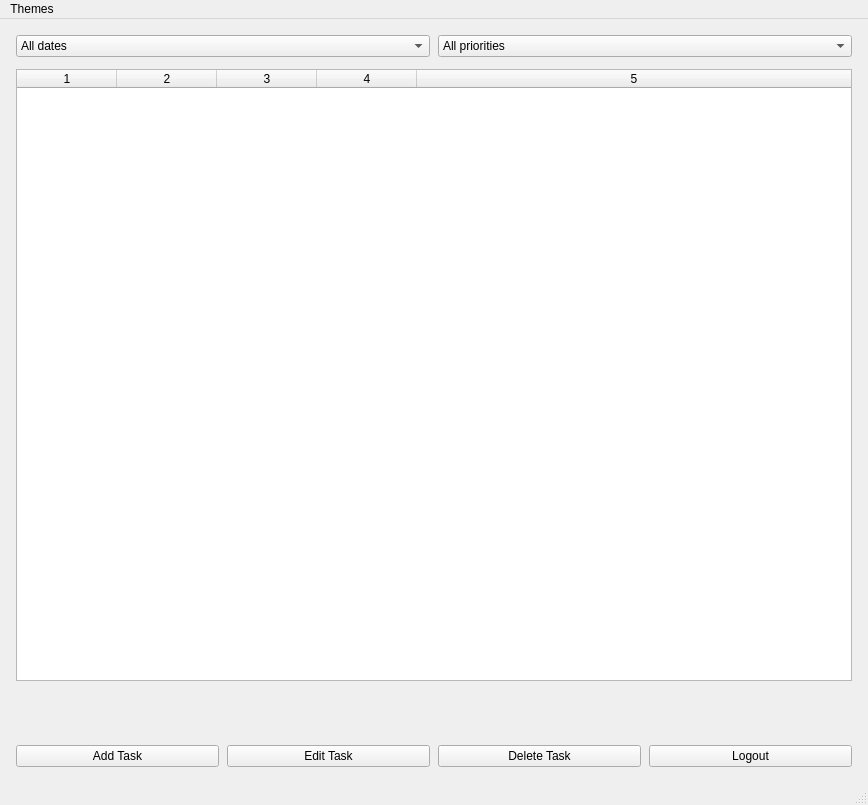
<?xml version="1.0" encoding="UTF-8"?>
<ui version="4.0">
 <class>MainWindow</class>
 <widget class="QMainWindow" name="MainWindow">
  <property name="geometry">
   <rect>
    <x>0</x>
    <y>0</y>
    <width>868</width>
    <height>805</height>
   </rect>
  </property>
  <property name="windowTitle">
   <string>MainWindow</string>
  </property>
  <widget class="QWidget" name="centralwidget">
   <layout class="QVBoxLayout" name="verticalLayout">
    <property name="spacing">
     <number>12</number>
    </property>
    <property name="leftMargin">
     <number>16</number>
    </property>
    <property name="topMargin">
     <number>16</number>
    </property>
    <property name="rightMargin">
     <number>16</number>
    </property>
    <property name="bottomMargin">
     <number>16</number>
    </property>
    <item>
     <layout class="QHBoxLayout" name="horizontalLayout_3">
      <property name="spacing">
       <number>8</number>
      </property>
      <item>
       <widget class="QComboBox" name="dateFilterBox">
        <property name="minimumSize">
         <size>
          <width>10</width>
          <height>0</height>
         </size>
        </property>
        <property name="styleSheet">
         <string notr="true"/>
        </property>
        <item>
         <property name="text">
          <string>All dates</string>
         </property>
        </item>
        <item>
         <property name="text">
          <string>Today</string>
         </property>
        </item>
        <item>
         <property name="text">
          <string>Overdue</string>
         </property>
        </item>
        <item>
         <property name="text">
          <string>Future</string>
         </property>
        </item>
       </widget>
      </item>
      <item>
       <widget class="QComboBox" name="priorityFilterBox">
        <property name="minimumSize">
         <size>
          <width>10</width>
          <height>0</height>
         </size>
        </property>
        <property name="styleSheet">
         <string notr="true"/>
        </property>
        <item>
         <property name="text">
          <string>All priorities</string>
         </property>
        </item>
        <item>
         <property name="text">
          <string>Priority ≥ 1</string>
         </property>
        </item>
        <item>
         <property name="text">
          <string>Priority ≥ 2</string>
         </property>
        </item>
        <item>
         <property name="text">
          <string>Priority ≥ 3</string>
         </property>
        </item>
        <item>
         <property name="text">
          <string>Priority ≥ 4</string>
         </property>
        </item>
        <item>
         <property name="text">
          <string>Priority = 5</string>
         </property>
        </item>
       </widget>
      </item>
     </layout>
    </item>
    <item>
     <widget class="QTableWidget" name="taskTable">
      <property name="styleSheet">
       <string notr="true"/>
      </property>
      <property name="editTriggers">
       <set>QAbstractItemView::EditTrigger::NoEditTriggers</set>
      </property>
      <property name="selectionMode">
       <enum>QAbstractItemView::SelectionMode::SingleSelection</enum>
      </property>
      <property name="selectionBehavior">
       <enum>QAbstractItemView::SelectionBehavior::SelectRows</enum>
      </property>
      <property name="showGrid">
       <bool>false</bool>
      </property>
      <property name="columnCount">
       <number>5</number>
      </property>
      <attribute name="horizontalHeaderStretchLastSection">
       <bool>true</bool>
      </attribute>
      <attribute name="verticalHeaderMinimumSectionSize">
       <number>18</number>
      </attribute>
      <column/>
      <column/>
      <column/>
      <column/>
      <column/>
     </widget>
    </item>
    <item>
     <widget class="QLabel" name="summaryLabel">
      <property name="text">
       <string/>
      </property>
     </widget>
    </item>
    <item>
     <widget class="QLabel" name="legendLabel">
      <property name="text">
       <string/>
      </property>
     </widget>
    </item>
    <item>
     <layout class="QHBoxLayout" name="horizontalLayout">
      <property name="spacing">
       <number>8</number>
      </property>
      <item>
       <widget class="QPushButton" name="addButton">
        <property name="styleSheet">
         <string notr="true"/>
        </property>
        <property name="text">
         <string>Add Task</string>
        </property>
       </widget>
      </item>
      <item>
       <widget class="QPushButton" name="editButton">
        <property name="styleSheet">
         <string notr="true"/>
        </property>
        <property name="text">
         <string>Edit Task</string>
        </property>
       </widget>
      </item>
      <item>
       <widget class="QPushButton" name="deleteButton">
        <property name="styleSheet">
         <string notr="true"/>
        </property>
        <property name="text">
         <string>Delete Task</string>
        </property>
       </widget>
      </item>
      <item>
       <widget class="QPushButton" name="logoutButton">
        <property name="text">
         <string>Logout</string>
        </property>
       </widget>
      </item>
     </layout>
    </item>
   </layout>
  </widget>
  <widget class="QMenuBar" name="menubar">
   <property name="geometry">
    <rect>
     <x>0</x>
     <y>0</y>
     <width>868</width>
     <height>25</height>
    </rect>
   </property>
   <widget class="QMenu" name="menuThemes">
    <property name="title">
     <string>Themes</string>
    </property>
    <addaction name="actionThemesBlue"/>
    <addaction name="actionThemesDark"/>
    <addaction name="actionThemesLight"/>
    <addaction name="actionThemesPastel"/>
   </widget>
   <addaction name="menuThemes"/>
  </widget>
  <widget class="QStatusBar" name="statusbar"/>
  <action name="actionThemesBlue">
   <property name="text">
    <string>Blue</string>
   </property>
  </action>
  <action name="actionThemesDark">
   <property name="text">
    <string>Dark</string>
   </property>
  </action>
  <action name="actionThemesLight">
   <property name="text">
    <string>Light</string>
   </property>
  </action>
  <action name="actionThemesPastel">
   <property name="text">
    <string>Pastel</string>
   </property>
  </action>
 </widget>
 <resources/>
 <connections/>
</ui>
